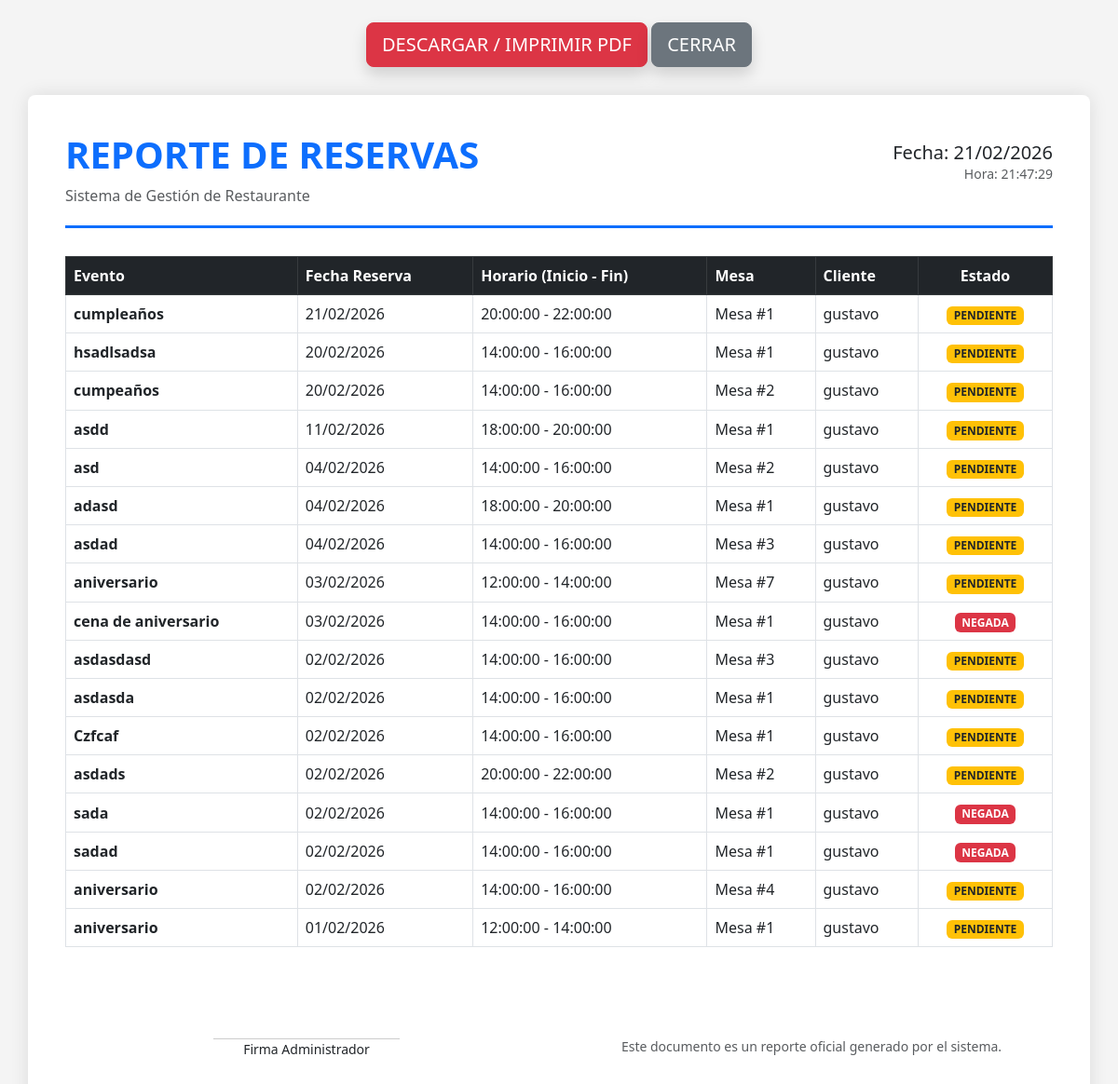
/client/admin/views/reservas/reporte.php (signed in), run on the app's committed database.
### tables this page shows
CREATE TABLE `reservas` (
  `id_reserva` int(11) NOT NULL,
  `id_cliente_fk` int(11) DEFAULT NULL,
  `id_mesa_fk` int(11) DEFAULT NULL,
  `titulo_evento` varchar(100) DEFAULT NULL,
  `fecha_reserva` date NOT NULL,
  `hora_inicio` time NOT NULL,
  `hora_fin` time NOT NULL,
  `estado_reserva` varchar(100) DEFAULT 'Pendiente',
  `fecha_creacion` timestamp NOT NULL DEFAULT current_timestamp(),
  `fecha_actualizacion` timestamp NOT NULL DEFAULT current_timestamp() ON UPDATE current_timestamp()
);

CREATE TABLE `mesas` (
  `id_mesa` int(11) NOT NULL,
  `nro_mesa` int(11) NOT NULL,
  `sillas` int(11) NOT NULL,
  `tipo` varchar(100) DEFAULT 'Basica',
  `estado` varchar(100) DEFAULT 'Disponible'
);

CREATE TABLE `clientes` (
  `id_cliente` int(11) NOT NULL,
  `nombre_cliente` varchar(100) NOT NULL,
  `telefono` varchar(20) DEFAULT NULL,
  `email_cliente` varchar(100) DEFAULT NULL,
  `fecha_registro` timestamp NOT NULL DEFAULT current_timestamp(),
  `password` varchar(200) NOT NULL
);

### client/admin/views/reservas/reporte.php (the view, shortened to what this page needs)
<?php include '../../layouts/verificacion.php';
try {
    $sql = "SELECT r.*, c.nombre_cliente, m.nro_mesa
            FROM reservas as r
            INNER JOIN clientes as c ON r.id_cliente_fk = c.id_cliente
            INNER JOIN mesas as m ON r.id_mesa_fk = m.id_mesa
            ORDER BY r.fecha_reserva DESC";
    $query = $pdo->prepare($sql);
    $query->execute();
    $reservas = $query->fetchAll(PDO::FETCH_ASSOC);
} catch (Exception $e) {
    die("Error en la consulta: " . $e->getMessage());
}
?>
<!DOCTYPE html>
<html lang="es">
<head>
    <link href="https://cdn.jsdelivr.net/npm/bootstrap@5.3.0/dist/css/bootstrap.min.css" rel="stylesheet">
</head>
<body>
<div class="container no-print mt-4 text-center">
    <button onclick="window.print();" class="btn btn-danger btn-lg shadow">
        <i class="bi bi-file-pdf"></i> DESCARGAR / IMPRIMIR PDF
    </button>
    <a href="javascript:window.close();" class="btn btn-secondary btn-lg shadow">CERRAR</a>
</div>
<div class="container report-container">
    <div class="header-logo d-flex justify-content-between align-items-center">
        <div>
            <h1 class="text-primary fw-bold">REPORTE DE RESERVAS</h1>
            <p class="text-muted mb-0">Sistema de Gestión de Restaurante</p>
        </div>
        <div class="text-end">
            <h5 class="mb-0">Fecha: <?php echo date('d/m/Y'); ?></h5>
            <p class="small text-muted">Hora: <?php echo date('H:i:s'); ?></p>
        </div>
    </div>
    <table class="table table-bordered align-middle">
        <thead class="table-dark">
            <tr>
                <th>Evento</th>
                <th>Fecha Reserva</th>
                <th>Horario (Inicio - Fin)</th>
                <th>Mesa</th>
                <th>Cliente</th>
                <th class="text-center">Estado</th>
            </tr>
        </thead>
        <tbody>
            <?php if (count($reservas) > 0): ?>
                <?php foreach ($reservas as $reserva): ?>
                <tr>
                    <td><strong><?php echo htmlspecialchars($reserva['titulo_evento']); ?></strong></td>
                    <td><?php echo date('d/m/Y', strtotime($reserva['fecha_reserva'])); ?></td>
                    <td><?php echo $reserva['hora_inicio'] . " - " . $reserva['hora_fin']; ?></td>
                    <td>Mesa #<?php echo $reserva['nro_mesa']; ?></td>
                    <td><?php echo htmlspecialchars($reserva['nombre_cliente']); ?></td>
                    <td class="text-center">
                        <span class="badge <?php
                            echo ($reserva['estado_reserva'] == 'Confirmada') ? 'bg-success' :
                                 (($reserva['estado_reserva'] == 'Negada') ? 'bg-danger' : 'bg-warning text-dark');
                        ?>">
                            <?php echo strtoupper($reserva['estado_reserva']); ?>
                        </span>
                    </td>
                </tr>
                <?php endforeach; ?>
            <?php else: ?>
                <tr>
                    <td colspan="6" class="text-center">No se encontraron reservas registradas.</td>
                </tr>
            <?php endif; ?>
        </tbody>
    </table>
    <div class="mt-5 row">
        <div class="col-6 text-center">
            <div style="border-top: 1px solid #ccc; width: 200px; margin: 0 auto; margin-top: 50px;"></div>
            <p class="small">Firma Administrador</p>
        </div>
        <div class="col-6 text-center text-muted">
            <p class="small mt-5">Este documento es un reporte oficial generado por el sistema.</p>
        </div>
    </div>
</div>
</body>
</html>

### client/admin/views/reservas/reporte.php (style rules this page uses)
body { background-color: #f4f4f4; font-family: 'Segoe UI', Tahoma, Geneva, Verdana, sans-serif; }
.report-container { background-color: white; padding: 40px; margin-top: 30px; border-radius: 8px; box-shadow: 0 0 20px rgba(0,0,0,0.1); }
.header-logo { border-bottom: 3px solid #0d6efd; padding-bottom: 20px; margin-bottom: 30px; }

### data on the page
reservas: titulo_evento "cumpleaños", fecha_reserva "21/02/2026", hora_inicio "20:00:00", hora_fin "22:00:00", id_mesa_fk.nro_mesa "1", id_cliente_fk.nombre_cliente "gustavo", estado_reserva "PENDIENTE"
reservas: titulo_evento "hsadlsadsa", fecha_reserva "20/02/2026", hora_inicio "14:00:00", hora_fin "16:00:00", id_mesa_fk.nro_mesa "1", id_cliente_fk.nombre_cliente "gustavo", estado_reserva "PENDIENTE"
reservas: titulo_evento "cumpeaños", fecha_reserva "20/02/2026", hora_inicio "14:00:00", hora_fin "16:00:00", id_mesa_fk.nro_mesa "2", id_cliente_fk.nombre_cliente "gustavo", estado_reserva "PENDIENTE"
reservas: titulo_evento "asdd", fecha_reserva "11/02/2026", hora_inicio "18:00:00", hora_fin "20:00:00", id_mesa_fk.nro_mesa "1", id_cliente_fk.nombre_cliente "gustavo", estado_reserva "PENDIENTE"
reservas: titulo_evento "asd", fecha_reserva "04/02/2026", hora_inicio "14:00:00", hora_fin "16:00:00", id_mesa_fk.nro_mesa "2", id_cliente_fk.nombre_cliente "gustavo", estado_reserva "PENDIENTE"
reservas: titulo_evento "adasd", fecha_reserva "04/02/2026", hora_inicio "18:00:00", hora_fin "20:00:00", id_mesa_fk.nro_mesa "1", id_cliente_fk.nombre_cliente "gustavo", estado_reserva "PENDIENTE"
reservas: titulo_evento "asdad", fecha_reserva "04/02/2026", hora_inicio "14:00:00", hora_fin "16:00:00", id_mesa_fk.nro_mesa "3", id_cliente_fk.nombre_cliente "gustavo", estado_reserva "PENDIENTE"
reservas: titulo_evento "aniversario", fecha_reserva "03/02/2026", hora_inicio "12:00:00", hora_fin "14:00:00", id_mesa_fk.nro_mesa "7", id_cliente_fk.nombre_cliente "gustavo", estado_reserva "PENDIENTE"
reservas: titulo_evento "cena de aniversario", fecha_reserva "03/02/2026", hora_inicio "14:00:00", hora_fin "16:00:00", id_mesa_fk.nro_mesa "1", id_cliente_fk.nombre_cliente "gustavo", estado_reserva "NEGADA"
reservas: titulo_evento "asdasdasd", fecha_reserva "02/02/2026", hora_inicio "14:00:00", hora_fin "16:00:00", id_mesa_fk.nro_mesa "3", id_cliente_fk.nombre_cliente "gustavo", estado_reserva "PENDIENTE"
reservas: titulo_evento "asdasda", fecha_reserva "02/02/2026", hora_inicio "14:00:00", hora_fin "16:00:00", id_mesa_fk.nro_mesa "1", id_cliente_fk.nombre_cliente "gustavo", estado_reserva "PENDIENTE"
reservas: titulo_evento "Czfcaf", fecha_reserva "02/02/2026", hora_inicio "14:00:00", hora_fin "16:00:00", id_mesa_fk.nro_mesa "1", id_cliente_fk.nombre_cliente "gustavo", estado_reserva "PENDIENTE"
reservas: titulo_evento "asdads", fecha_reserva "02/02/2026", hora_inicio "20:00:00", hora_fin "22:00:00", id_mesa_fk.nro_mesa "2", id_cliente_fk.nombre_cliente "gustavo", estado_reserva "PENDIENTE"
reservas: titulo_evento "sada", fecha_reserva "02/02/2026", hora_inicio "14:00:00", hora_fin "16:00:00", id_mesa_fk.nro_mesa "1", id_cliente_fk.nombre_cliente "gustavo", estado_reserva "NEGADA"
reservas: titulo_evento "sadad", fecha_reserva "02/02/2026", hora_inicio "14:00:00", hora_fin "16:00:00", id_mesa_fk.nro_mesa "1", id_cliente_fk.nombre_cliente "gustavo", estado_reserva "NEGADA"
reservas: titulo_evento "aniversario", fecha_reserva "02/02/2026", hora_inicio "14:00:00", hora_fin "16:00:00", id_mesa_fk.nro_mesa "4", id_cliente_fk.nombre_cliente "gustavo", estado_reserva "PENDIENTE"
reservas: titulo_evento "aniversario", fecha_reserva "01/02/2026", hora_inicio "12:00:00", hora_fin "14:00:00", id_mesa_fk.nro_mesa "1", id_cliente_fk.nombre_cliente "gustavo", estado_reserva "PENDIENTE"
